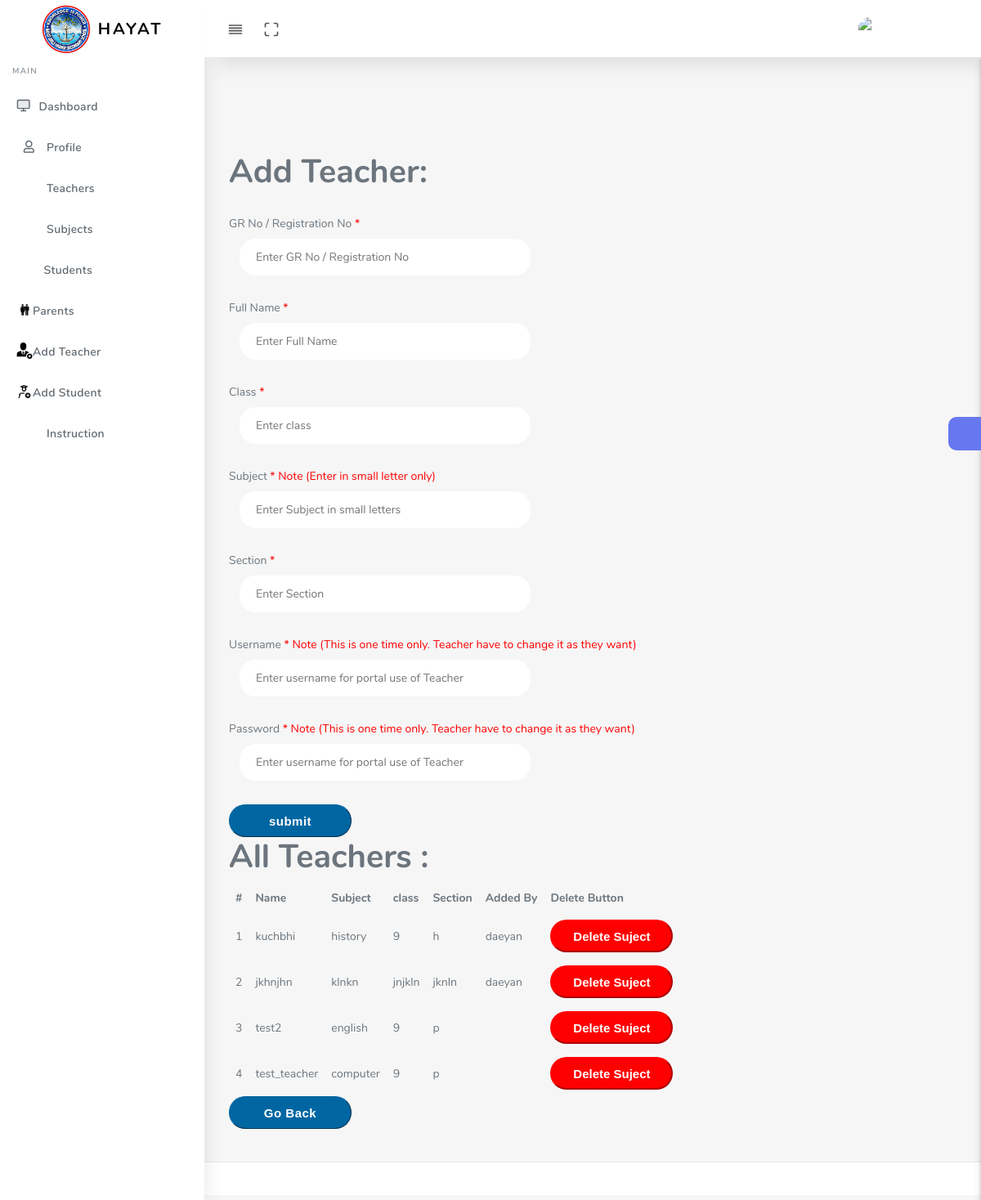
Page /admin/add_t.php (signed in) on the committed database.
### tables this page shows
CREATE TABLE `teachers` (
  `t_id` varchar(100) NOT NULL COMMENT 'Roll Number/Gr.Number of Teacher',
  `name` varchar(30) NOT NULL,
  `class` varchar(10) NOT NULL,
  `subject` varchar(20) NOT NULL,
  `section` varchar(20) NOT NULL,
  `username` varchar(20) NOT NULL,
  `email` varchar(50) NOT NULL,
  `password` varchar(30) NOT NULL,
  `t_cnic` int(30) NOT NULL,
  `t_phone` int(20) NOT NULL,
  `address` varchar(200) NOT NULL,
  `p_address` varchar(255) NOT NULL COMMENT 'Parament Address',
  `acc_approval` int(1) NOT NULL DEFAULT '0',
  `class_teacher` varchar(20) NOT NULL DEFAULT 'none',
  `user_image` varchar(255) NOT NULL DEFAULT '0',
  `online_status` bit(1) NOT NULL,
  `profile_lock` int(2) NOT NULL,
  `addedby` text NOT NULL COMMENT 'admin name',
  `Is_Active` bit(1) NOT NULL,
  `Is_Delete` bit(1) NOT NULL
);

### admin/add_t.php (the view, shortened to what this page needs)
<?php
include '../connection/config.php';
if(!isset($_SESSION["in"]) || $_SESSION["in"] !== true && $_SESSION["admin"] !== true){
  header("Location:/h_st/index.php");
  exit;
}else{
  $id = $_SESSION["id"];
}
$sql_img = "select user_image from admin where s_no ='$id' and user_image = '0'";
$conn_img = mysqli_query($conn,$sql_img);
$p_img= mysqli_num_rows($conn_img);
?>
<!DOCTYPE html>
<html lang="en">
<head>
  <link rel="stylesheet" href="assets/css/app.min.css">
  <link rel="stylesheet" href="assets/css/style.css">
  <link rel="stylesheet" href="assets/css/components.css">
  <link rel="stylesheet" href="assets/css/custom.css">
<link rel="stylesheet" type="text/css" href="https://cdn.datatables.net/1.10.25/css/jquery.dataTables.css">
</head>
<body>
  <div id="app">
    <div class="main-wrapper main-wrapper-1">
      <div class="navbar-bg"></div>
      <nav class="navbar navbar-expand-lg main-navbar sticky">
        <div class="form-inline mr-auto">
          <ul class="navbar-nav mr-3">
            <li><a href="#" data-toggle="sidebar" class="nav-link nav-link-lg
									collapse-btn"> <i data-feather="align-justify"></i></a></li>
            <li><a href="#" class="nav-link nav-link-lg fullscreen-btn">
                <i data-feather="maximize"></i>
              </a></li>
          </ul>
        </div>
        <ul class="navbar-nav navbar-right">
          <li class="dropdown"><a href="#" data-toggle="dropdown"
              class="nav-link dropdown-toggle nav-link-lg nav-link-user">
<?php
    if($p_img == 1){
      echo  "<img id='profileImage' src='assets/img/admin.png' class='mobile_profile_image' alt='Please Uploaded Photo'>";
}else{
   echo  "<img id='profileImage' src='$uimg' class='mobile_profile_image' alt='Uploaded Photo'>";
}
?>
      <span class="d-sm-none d-lg-inline-block"></span></a>
          </li>
        </ul>
      </nav>
      <div class="main-sidebar sidebar-style-2">
        <aside id="sidebar-wrapper">
          <div class="sidebar-brand">
            <a href="dashboard.php"> <img alt="image" src="assets/img/logo.jpg" id="logo_header" class="header-logo" /> <span
                class="logo-name">HAYAT</span>
            </a>
          </div>
          <ul class="sidebar-menu">
            <li class="menu-header">Main</li>
            <li class="dropdown">
              <a href="dashboard.php" class="nav-link"><i data-feather="monitor"></i><span>Dashboard</span></a>
            </li>
            <li class="dropdown">
              <a href="profile.php" class="nav-link"><i class="far fa-user"></i><span>Profile</span></a>
            </li>
            <li class="dropdown">
              <a href="teacher.php" class="nav-link"><i class="fas fa-chalkboard-teacher"></i><span>Teachers</span></a>
            </li>
            <li class="dropdown">
              <a href="addsub.php" class="nav-link"><i class="fas fa-award"></i></i><span>Subjects</span></a>
            </li>
            <li class="dropdown">
              <a href="st.php" class="nav-link"><i class="fa fa-graduation-cap" aria-hidden="true"></i><span>Students</span></a>
            </li>
            <li class="dropdown">
              <a href="pt.php" class="nav-link"><img id="img_icon" src="assets/img/parenticon.png"><span>Parents</span></a>
            </li>
            <li class="dropdown">
              <a href="add_t.php" class="nav-link"><img id="img_icon" src="assets/img/add_teacher.png"><span>Add Teacher</span></a>
            </li>
            <li class="dropdown">
              <a href="add_st.php" class="nav-link"><img id="img_icon" src="assets/img/add_st.png"><span>Add Student</span></a>
            </li>
            <li class="dropdown">
              <a href="instruction.php" class="nav-link"><i class="fas fa-book-open"></i><span>Instruction</span></a>
            </li>
          </ul>
        </aside>
      </div>
      <div class="main-content">
        <section class="section">
          <div class="section-body">
  <div class="err">
<br>
<br>
</div>
<div class="add_sub">
<form action="" method="post">
<h1>Add Teacher:</h1><br>
GR No / Registration No <span id="req">*</span><br>
<input class="data_st" type="text" name="gr" placeholder="Enter GR No / Registration No" require><br>
<br>
Full Name <span id="req">*</span><br>
<input class="data_st" type="text" name="name" placeholder="Enter Full Name" require><br>
<br>
Class <span id="req">*</span><br>
<input class="data_st" type="text" name="class" placeholder="Enter class" require><br>
<br>
Subject <span id="req">* Note (Enter in small letter only)</span><br>
<input class="data_st" type="text" name="sub" placeholder="Enter Subject in small letters" require><br>
<br>
Section <span id="req">*</span><br>
<input class="data_st" type="text" name="sec" placeholder="Enter Section" require><br>
<br>
Username <span id="req">* Note (This is one time only. Teacher have to change it as they want)</span><br>
<input class="data_st" type="text" name="uname_t" placeholder="Enter username for portal use of Teacher" require><br>
<br>
Password <span id="req">* Note (This is one time only. Teacher have to change it as they want)</span><br>
<input class="data_st" type="text" name="pass_t" placeholder="Enter username for portal use of Teacher" require><br>
<br>
<input class="btn" type="submit" value="submit" name="enter_sub">
</form>
</div>
<div class="SelectSsub">
<h1>All Teachers :</h1>
<table id="te">
  <thead>
    <tr>
      <th>#</th>
      <th>Name</th>
      <th>Subject</th>
      <th>class</th>
      <th>Section</th>
      <th>Added By</th>
      <th>Delete Button</th>
    </tr>
   </thead>
   <tbody>
<?php
$sql_sub = "SELECT  * FROM teachers";
$result_sub = mysqli_query($conn,$sql_sub);
$i =1;
while($sub = mysqli_fetch_assoc($result_sub)){
    $t_name = $sub['name'];
    $class = $sub['class'];
    $name_admin = $sub['addedby'];
    $section = $sub['section'];
    $subject = $sub['subject'];
    $id = $sub['t_id'];
        echo"<tr>".
            "<td scope='row'>$i</td>".
            "<td>"."$t_name"."</td>".
            "<td>"."$subject"."</td>".
            "<td>"."$class"."</td>".
            "<td>"."$section"."</td>".
            "<td>"."$name_admin"."</td>".
            "<td>".
            "<form method='post'>".
            "<input type='hidden' name='id' value='"."$id"."'>
            <input type='submit' class='btn_d' value='Delete Suject' name='del_sub'>
            </form>".
            "</td>".
            "</tr>";
            $i++;
    }
echo "</tbody>
      </table>";
?>
</div>
<div class="back">
    <a href="dashboard.php"><input id="go" class="btn" type="text" value="Go Back">
</input></a>
</div>
          </div>
        </section>
        <div class="settingSidebar">
          <a href="javascript:void(0)" class="settingPanelToggle"> <i class="fa fa-spin fa-cog"></i>
          </a>
        </div>
      </div>
      <footer class="main-footer">
      </footer>
    </div>
  </div>
</body>
</html>

### admin/add_t.php (style rules this page uses)
#logo_header { width: 60px; height: 60px; }
#profileImage { width: 50px; height: 50px; border-radius: 30px; }
#req { color: red; }
.data_st { width: 40%; padding: 12px 20px; margin: 8px 0; margin-left: 13px; border-width:0px; border:none; outline-style: 1px solid #eee; border-radius: 20px; }
#profileImage { width: 60px; }
td { padding: 8px; }
th { padding: 8px; }
.btn { background: #0066A2; color: white; border-style: outset; border-color: #0066A2; height: 40px; width: 150px; font: bold 15px arial, sans-serif; text-shadow:none; border-radius: 20px; margin-left: 0px; }
.btn_d { background: red; color: white; border-style: outset; border-color: red; height: 40px; width: 150px; font: bold 15px arial, sans-serif; text-shadow:none; border-radius: 20px; margin-left: 0px; }
a { color: #0060B6; text-decoration: none; }
#img_icon { width: 20px; height: 20px; }

### rows in the picture
teachers: name "kuchbhi", subject "history", class "9", section "h", addedby "daeyan"
teachers: name "jkhnjhn", subject "klnkn", class "jnjkln", section "jknln", addedby "daeyan"
teachers: name "test2", subject "english", class "9", section "p"
teachers: name "test_teacher", subject "computer", class "9", section "p"
